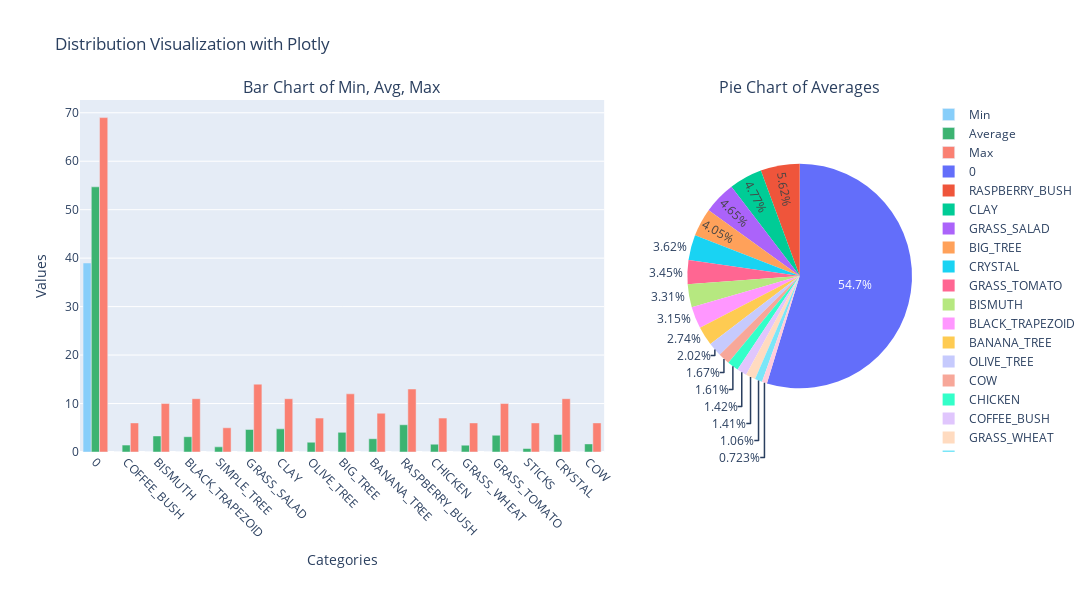

Notebook code cell kept with this figure:
### Code cell
graph_data(data)

### Figure 1 — Plotly figure (JSON) as saved in the notebook; plotly's stock layout.template omitted (floating-point values rounded to 4 significant figures)
{"data": [{"marker": {"color": "lightskyblue"}, "name": "Min", "type": "bar", "x": [0, "COFFEE_BUSH", "BISMUTH", "BLACK_TRAPEZOID", "SIMPLE_TREE", "GRASS_SALAD", "CLAY", "OLIVE_TREE", "BIG_TREE", "BANANA_TREE", "RASPBERRY_BUSH", "CHICKEN", "GRASS_WHEAT", "GRASS_TOMATO", "STICKS", "CRYSTAL", "COW"], "xaxis": "x", "y": [39, 0, 0, 0, 0, 0, 0, 0, 0, 0, 0, 0, 0, 0, 0, 0, 0], "yaxis": "y"}, {"marker": {"color": "mediumseagreen"}, "name": "Average", "type": "bar", "x": [0, "COFFEE_BUSH", "BISMUTH", "BLACK_TRAPEZOID", "SIMPLE_TREE", "GRASS_SALAD", "CLAY", "OLIVE_TREE", "BIG_TREE", "BANANA_TREE", "RASPBERRY_BUSH", "CHICKEN", "GRASS_WHEAT", "GRASS_TOMATO", "STICKS", "CRYSTAL", "COW"], "xaxis": "x", "y": [54.72, 1.419, 3.311, 3.154, 1.061, 4.651, 4.772, 2.019, 4.051, 2.741, 5.621, 1.61, 1.414, 3.449, 0.723, 3.616, 1.672], "yaxis": "y"}, {"marker": {"color": "salmon"}, "name": "Max", "type": "bar", "x": [0, "COFFEE_BUSH", "BISMUTH", "BLACK_TRAPEZOID", "SIMPLE_TREE", "GRASS_SALAD", "CLAY", "OLIVE_TREE", "BIG_TREE", "BANANA_TREE", "RASPBERRY_BUSH", "CHICKEN", "GRASS_WHEAT", "GRASS_TOMATO", "STICKS", "CRYSTAL", "COW"], "xaxis": "x", "y": [69, 6, 10, 11, 5, 14, 11, 7, 12, 8, 13, 7, 6, 10, 6, 11, 6], "yaxis": "y"}, {"domain": {"x": [0.73, 1], "y": [0, 1]}, "labels": [0, "COFFEE_BUSH", "BISMUTH", "BLACK_TRAPEZOID", "SIMPLE_TREE", "GRASS_SALAD", "CLAY", "OLIVE_TREE", "BIG_TREE", "BANANA_TREE", "RASPBERRY_BUSH", "CHICKEN", "GRASS_WHEAT", "GRASS_TOMATO", "STICKS", "CRYSTAL", "COW"], "name": "Average Distribution", "type": "pie", "values": [54.72, 1.419, 3.311, 3.154, 1.061, 4.651, 4.772, 2.019, 4.051, 2.741, 5.621, 1.61, 1.414, 3.449, 0.723, 3.616, 1.672]}], "layout": {"annotations": [{"font": {"size": 16}, "showarrow": false, "text": "Bar Chart of Min, Avg, Max", "x": 0.315, "xanchor": "center", "xref": "paper", "y": 1, "yanchor": "bottom", "yref": "paper"}, {"font": {"size": 16}, "showarrow": false, "text": "Pie Chart of Averages", "x": 0.865, "xanchor": "center", "xref": "paper", "y": 1, "yanchor": "bottom", "yref": "paper"}], "height": 600, "showlegend": true, "title": {"text": "Distribution Visualization with Plotly"}, "width": 1200, "xaxis": {"anchor": "y", "domain": [0, 0.63], "tickangle": 45, "title": {"text": "Categories"}}, "yaxis": {"anchor": "x", "domain": [0, 1], "title": {"text": "Values"}}}}
